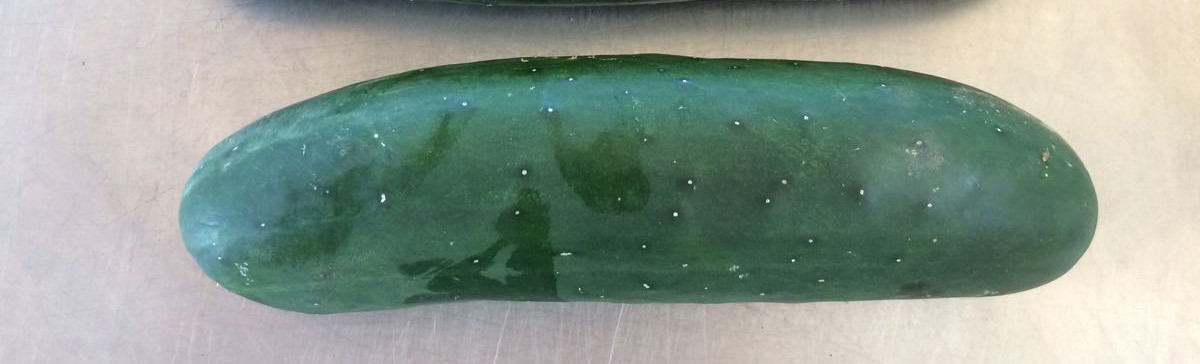
#> input picture resources/4.jpg, 1200 x 364 px
$ python 10.Extract_color.py
#> lines starting #> are read from the running program, lines starting #| are printed output that depends on the picture; after the words box and inside, x2 and y2 are one past the last pixel; in counts of white or black regions, pixels touching at a corner belong together; long printed decimals are rounded
import cv2
import numpy as np
import pandas as pd

main_img = cv2.imread("resources/4.jpg")
#> main_img is the input picture: shape (364, 1200, 3); mean B, G, R 144.4, 154.8, 141

names = ['mean_r','mean_g','mean_b','stddev_r','stddev_g','stddev_b']
df = pd.DataFrame([], columns=names)

red_channel = main_img[:,:,0]
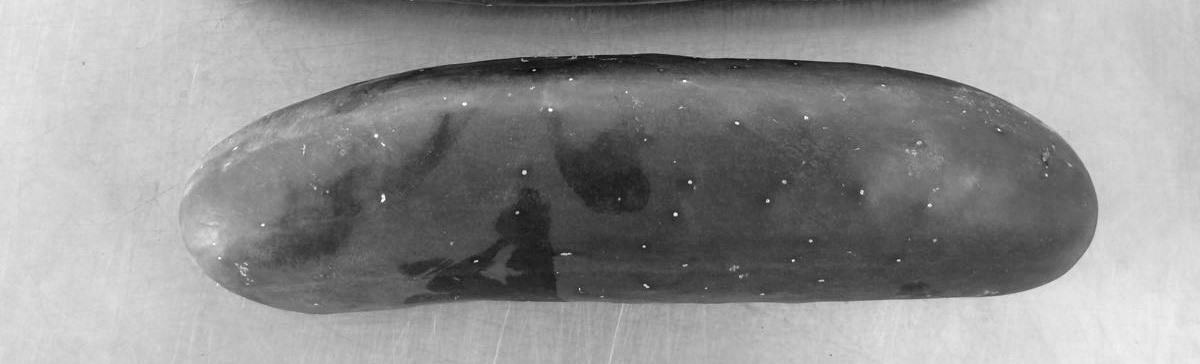
#> red_channel: shape (364, 1200); min 5, max 255, mean 144.4
green_channel = main_img[:,:,1]
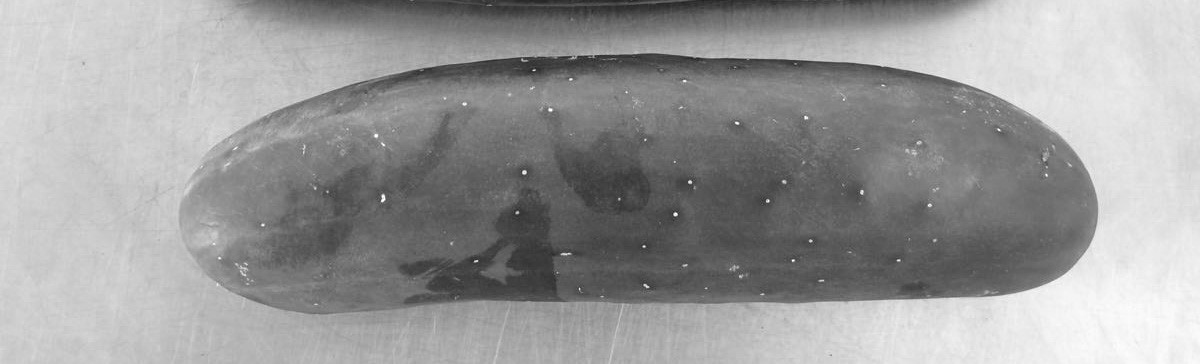
#> green_channel: shape (364, 1200); min 30, max 255, mean 154.8
blue_channel = main_img[:,:,2]
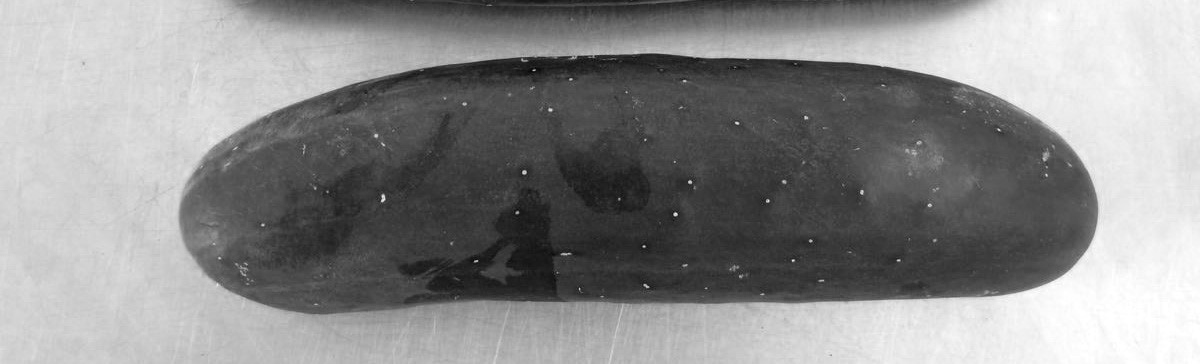
#> blue_channel: shape (364, 1200); min 4, max 255, mean 141
blue_channel[blue_channel == 255] = 0
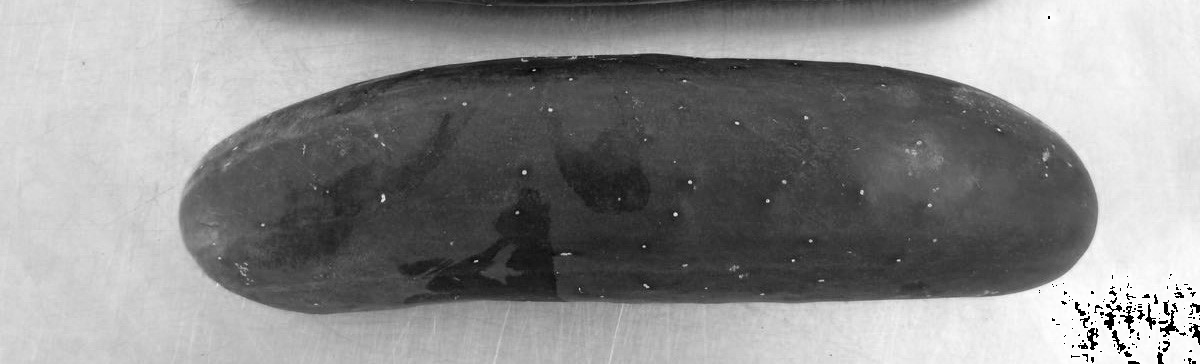
#> blue_channel: shape (364, 1200); 0.44% of pixels changed, all inside (x1, y1, x2, y2) = (1039, 16, 1200, 364)
green_channel[green_channel == 255] = 0
#> green_channel: shape (364, 1200); under 0.01% of pixels changed, all inside (x1, y1, x2, y2) = (375, 110, 929, 261)
red_channel[red_channel == 255] = 0
#> red_channel: shape (364, 1200); under 0.01% of pixels changed, all inside (x1, y1, x2, y2) = (219, 81, 685, 259)

red_mean = np.mean(red_channel)
#> red_mean = 144.4
green_mean = np.mean(green_channel)
#> green_mean = 154.8
blue_mean = np.mean(blue_channel)
#> blue_mean = 139.8

red_std = np.std(red_channel)
#> red_std = 58.48
green_std = np.std(green_channel)
#> green_std = 53.95
blue_std = np.std(blue_channel)
#> blue_std = 73.93

vector = [red_mean,green_mean,blue_mean,red_std,green_std,blue_std]
#> vector = [144.4, 154.8, 139.8, 58.48, 53.95, 73.93]

temp = pd.DataFrame([vector], columns=names)
#> temp = table of 1 rows and 6 columns

print(temp)
#|        mean_r      mean_g      mean_b   stddev_r   stddev_g   stddev_b
#| 0  144.356  154.831  139.836  58.485  53.954  73.933

$ run again, with resources/1.jpg copied over resources/4.jpg
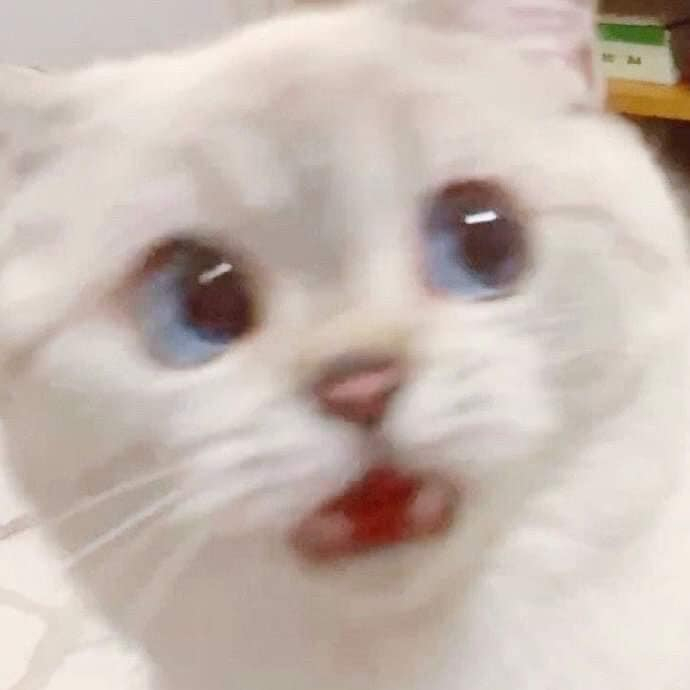
#> input picture resources/1.jpg, 690 x 690 px
#> main_img is the input picture: shape (690, 690, 3); mean B, G, R 177, 185, 199.2
#> `green_channel = main_img[:,:,1]`:
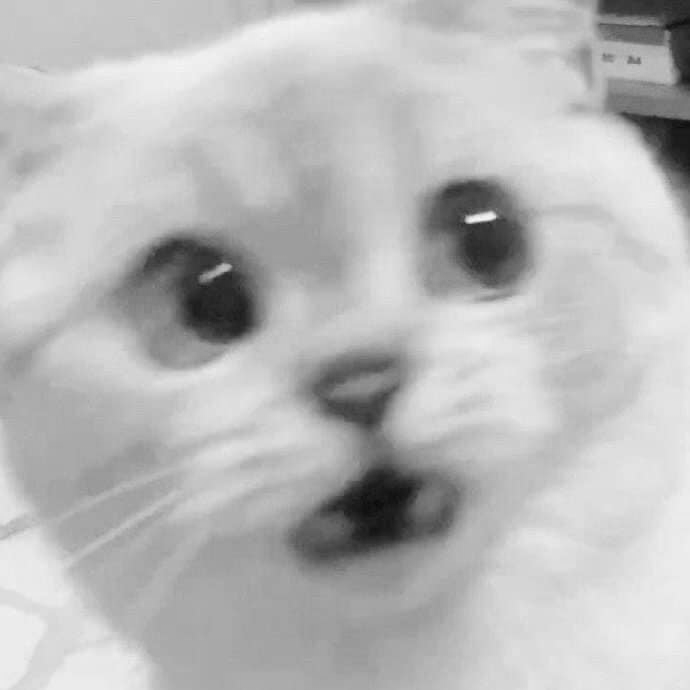
#> green_channel: shape (690, 690); min 8, max 248, mean 185
#> `blue_channel = main_img[:,:,2]`:
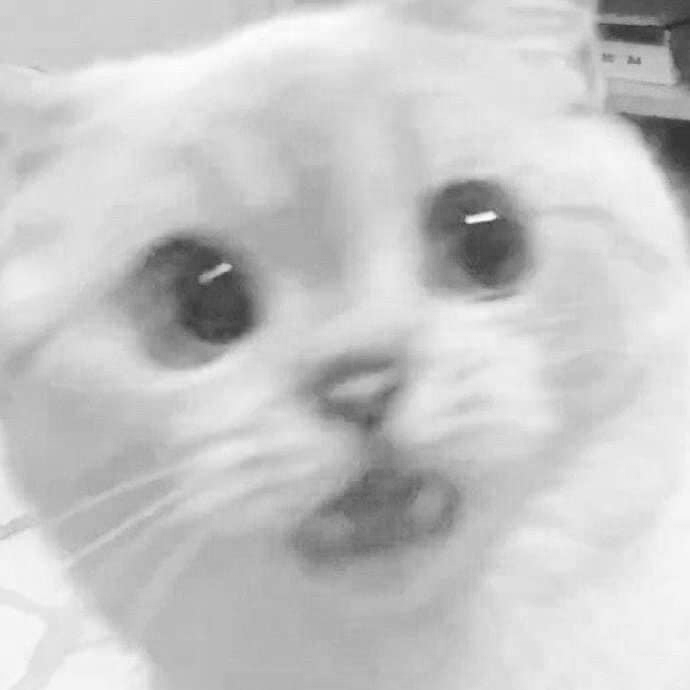
#> blue_channel: shape (690, 690); min 41, max 255, mean 199.2
#> red_mean = 177
#> green_mean = 185
#> blue_mean = 199.2
#> red_std = 44.04
#> green_std = 42.02
#> blue_std = 35.42
#> vector = [177, 185, 199.2, 44.04, 42.02, 35.42]
#> temp = table of 1 rows and 6 columns
#|        mean_r      mean_g      mean_b   stddev_r   stddev_g   stddev_b
#| 0  176.997  185.013  199.157  44.036  42.022  35.416

$ run again, with resources/2.jpg copied over resources/4.jpg
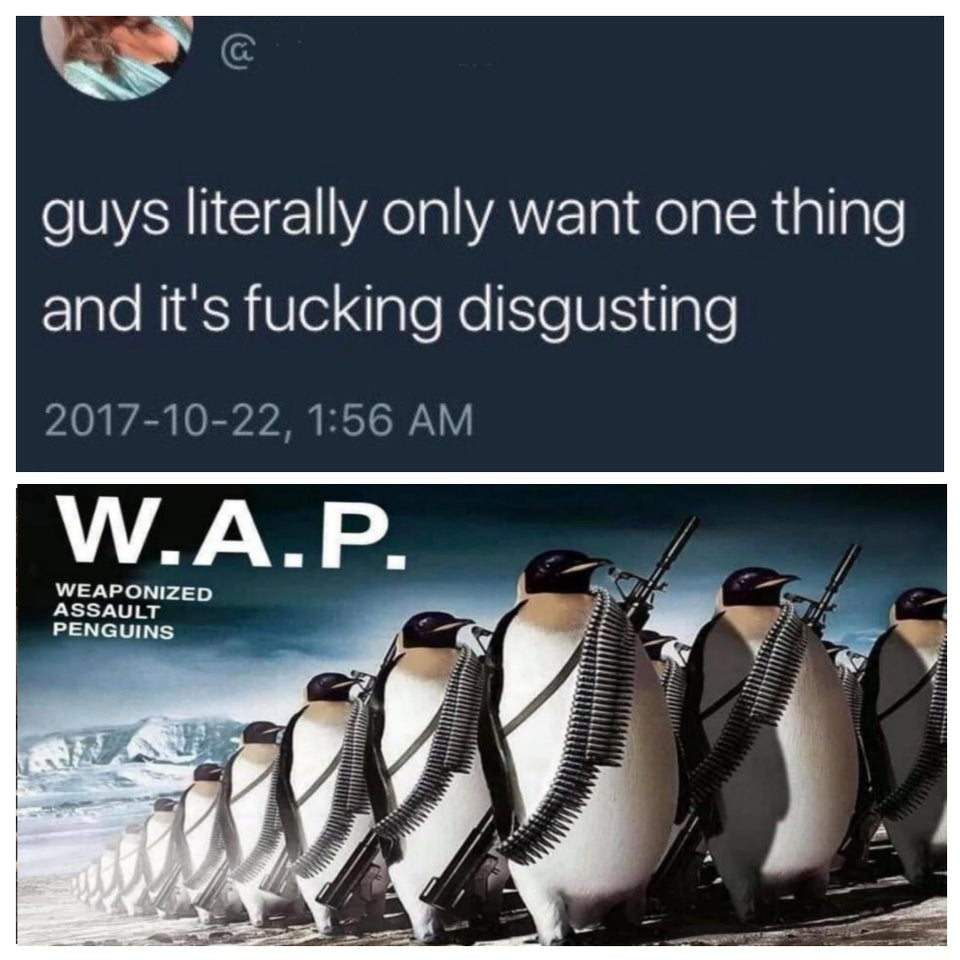
#> input picture resources/2.jpg, 960 x 960 px
#> main_img is the input picture: shape (960, 960, 3); mean B, G, R 97.8, 91.2, 83.7
#> `blue_channel[blue_channel == 255] = 0`:
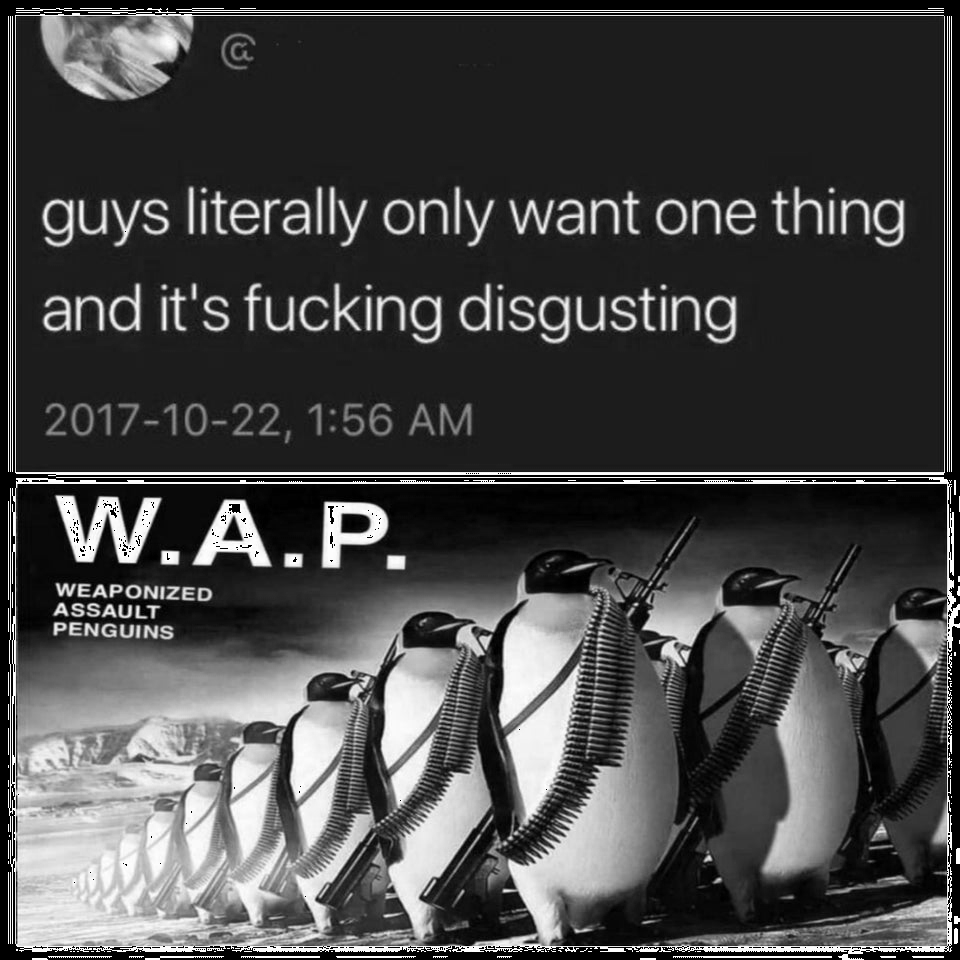
#> blue_channel: shape (960, 960); min 0, max 254, mean 70.5
#> `red_channel[red_channel == 255] = 0`:
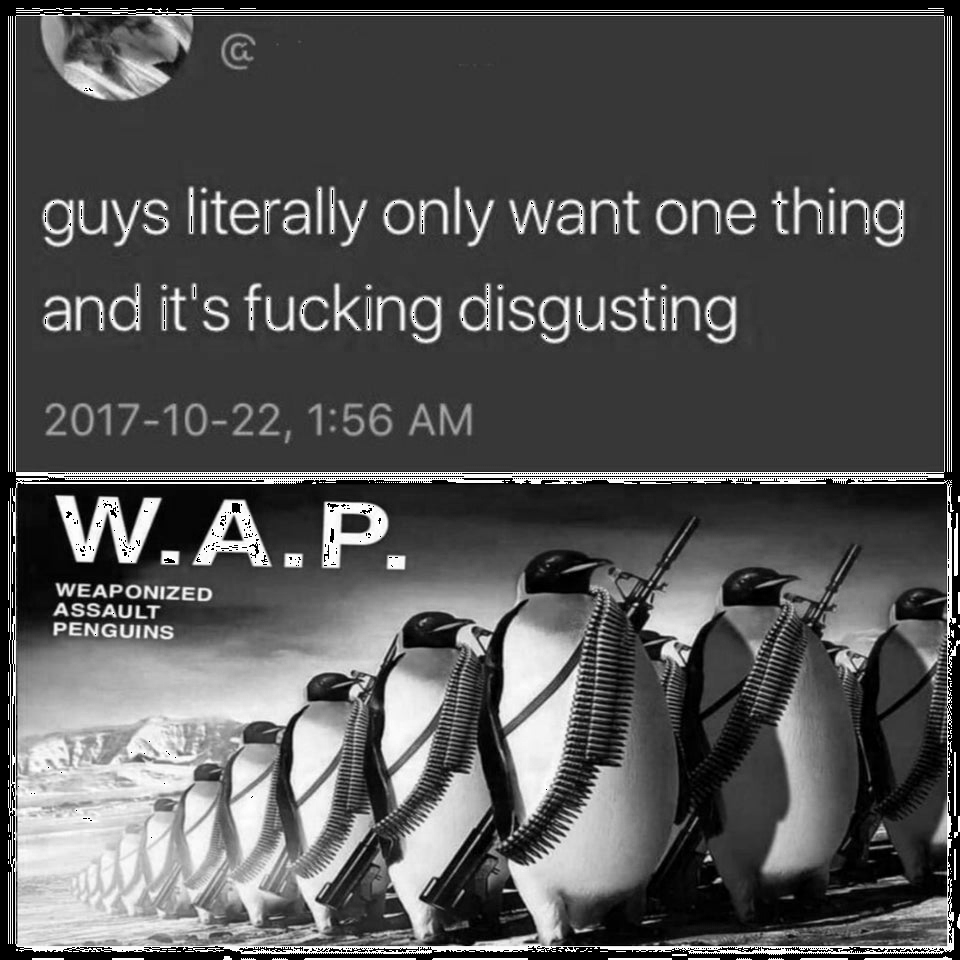
#> red_channel: shape (960, 960); min 0, max 254, mean 85
#> red_mean = 85.04
#> green_mean = 77.56
#> blue_mean = 70.55
#> red_std = 70.1
#> green_std = 71.1
#> blue_std = 74.28
#> vector = [85.04, 77.56, 70.55, 70.1, 71.1, 74.28]
#> temp = table of 1 rows and 6 columns
#|       mean_r     mean_g     mean_b  stddev_r   stddev_g  stddev_b
#| 0  85.037  77.561  70.546  70.097  71.096  74.282
